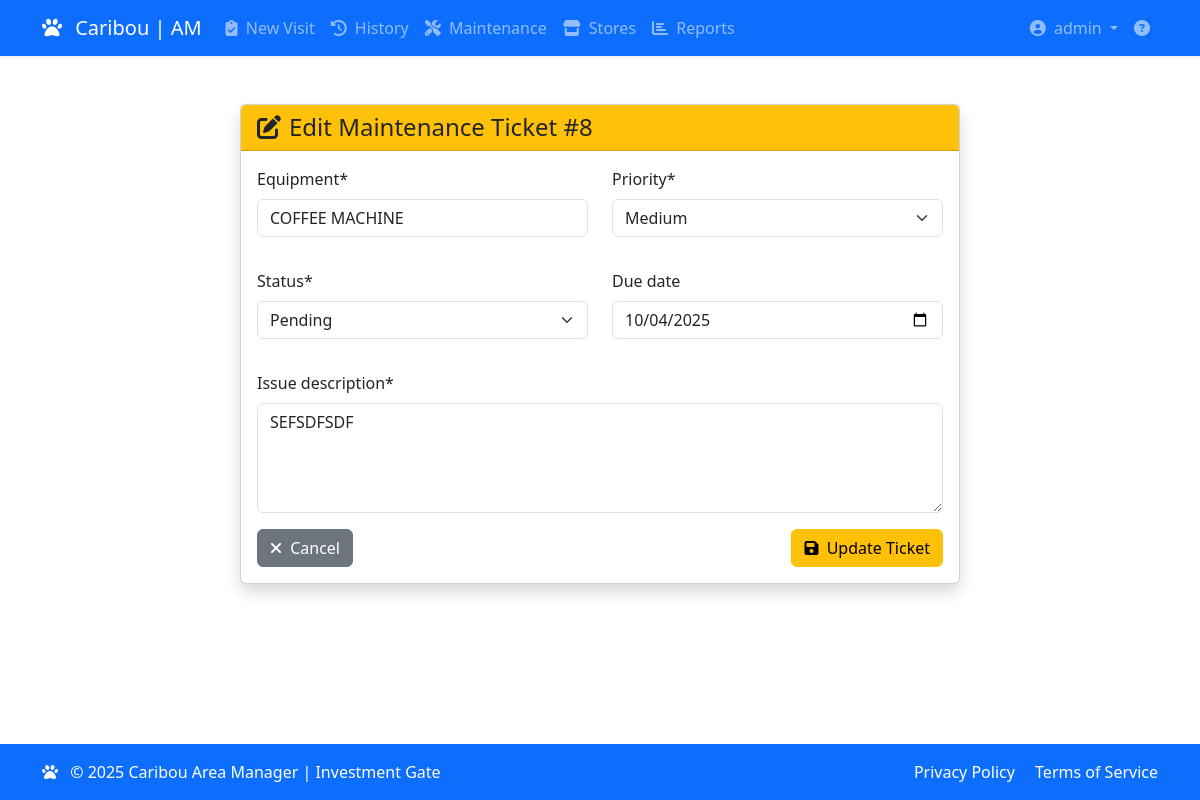
Page /checklist/maintenance/8/edit/ (signed in) on the committed database.
### checklist/models.py (models this page shows, shortened)
class MaintenanceTicket(models.Model):
    visit = models.ForeignKey(
        'AreaManagerVisit',
        on_delete=models.CASCADE,
        related_name='maintenance_tickets'
    )
    STATUS_CHOICES = [
        ('pending', 'Pending'),
        ('in_progress', 'In Progress'),
        ('completed', 'Completed')
    ]
    equipment = models.CharField(max_length=100)
    issue_description = models.TextField()
    priority = models.CharField(
        max_length=10,
        choices=PriorityChoices.choices,
        default=PriorityChoices.MEDIUM
    )
    due_date = models.DateField(blank=True, null=True)
    status = models.CharField(
        max_length=20,
        choices=STATUS_CHOICES,
        default='pending'
    )
    created_date = models.DateTimeField(auto_now_add=True)
    closed_date = models.DateTimeField(null=True, blank=True)
    attachments = models.FileField(upload_to='maintenance_attachments/', null=True, blank=True)
    class Meta:
        ordering = ['-created_date']

### checklist/views/maintenance_views.py (the view)
# urls.py: path('maintenance/<int:ticket_id>/edit/', edit_maintenance, name='edit_maintenance'),
@login_required
def edit_maintenance(request, ticket_id):
    ticket = get_object_or_404(MaintenanceTicket, id=ticket_id)
    if request.method == 'POST':
        form = MaintenanceTicketEditForm(request.POST, instance=ticket)
        if form.is_valid():
            form.save()
            messages.success(request, "Maintenance ticket updated successfully!")
            return redirect('checklist:maintenance_detail', ticket_id=ticket.id)
    else:
        form = MaintenanceTicketEditForm(instance=ticket)
    return render(request, 'checklist/edit_maintenance.html', {
        'form': form,
        'ticket': ticket
    })

### checklist/forms.py
class MaintenanceTicketEditForm(forms.ModelForm):
    class Meta:
        model = MaintenanceTicket
        fields = ['equipment', 'issue_description', 'priority', 'due_date', 'status']
        widgets = {
            'due_date': forms.DateInput(attrs={'type': 'date', 'class': 'form-control'}),
            'issue_description': forms.Textarea(attrs={'rows': 4, 'class': 'form-control'}),
            'equipment': forms.TextInput(attrs={'class': 'form-control'}),
            'priority': forms.Select(attrs={'class': 'form-select'}),
            'status': forms.Select(attrs={'class': 'form-select'}),
        }

### templates/checklist/edit_maintenance.html (shortened to what this page needs)
{% extends 'checklist/base.html' %}
{% load crispy_forms_tags %}
{% block content %}
<div class="container mt-4">
    <div class="row justify-content-center">
        <div class="col-lg-8">
            <div class="card shadow">
                <div class="card-header bg-warning text-dark">
                    <h4 class="mb-0"><i class="fas fa-edit me-2"></i>Edit Maintenance Ticket #{{ ticket.id }}</h4>
                </div>
                <div class="card-body">
                    <form method="POST">
                        <div class="row mb-3">
                            <div class="col-md-6">
                                {{ form.equipment|as_crispy_field }}
                            </div>
                            <div class="col-md-6">
                                {{ form.priority|as_crispy_field }}
                            </div>
                        </div>
                        <div class="row mb-3">
                            <div class="col-md-6">
                                {{ form.status|as_crispy_field }}
                            </div>
                            <div class="col-md-6">
                                {{ form.due_date|as_crispy_field }}
                            </div>
                        </div>
                        <div class="mb-3">
                            {{ form.issue_description|as_crispy_field }}
                        </div>
                        <div class="d-flex justify-content-between">
                            <a href="{% url 'checklist:maintenance_detail' ticket.id %}" class="btn btn-secondary">
                                <i class="fas fa-times me-1"></i> Cancel
                            </a>
                            <button type="submit" class="btn btn-warning">
                                <i class="fas fa-save me-1"></i> Update Ticket
                            </button>
                        </div>
                    </form>
                </div>
            </div>
        </div>
    </div>
</div>
{% endblock %}

### templates/checklist/navbar.html (shortened to what this page needs)
<nav class="navbar navbar-expand-lg navbar-dark bg-primary shadow-sm">
    <div class="container">
        <a class="navbar-brand" href="{% url 'checklist:dashboard' %}">
            <i class="fas fa-paw me-2"></i>
            Caribou | AM
        </a>
        <div class="collapse navbar-collapse" id="mainNav">
            <ul class="navbar-nav me-auto">
                <li class="nav-item">
                    <a class="nav-link" href="{% url 'checklist:new_checklist' %}">
                        <i class="fas fa-clipboard-check me-1"></i>
                        New Visit
                    </a>
                </li>
                <li class="nav-item">
                    <a class="nav-link" href="{% url 'checklist:checklist_history' %}">
                        <i class="fas fa-history me-1"></i>
                        History
                    </a>
                </li>
                <li class="nav-item">
                    <a class="nav-link" href="{% url 'checklist:maintenance_list' %}">
                        <i class="fas fa-tools me-1"></i>
                        Maintenance
                    </a>
                </li>
                <li class="nav-item">
                    <a class="nav-link" href="{% url 'checklist:store_list' %}">
                        <i class="fas fa-store me-1"></i>
                        Stores
                    </a>
                </li>
                <li class="nav-item">
                    <a class="nav-link" href="{% url 'checklist:reports' %}">
                        <i class="fas fa-chart-bar me-1"></i>
                        Reports
                    </a>
                </li>
            </ul>
            <ul class="navbar-nav ms-auto">
                <li class="nav-item dropdown">
                    <button class="nav-link dropdown-toggle btn btn-link" type="button" data-bs-toggle="dropdown" aria-expanded="false" onkeydown="if(event.key==='Enter'||event.key===' '){this.click()}">
                        <i class="fas fa-user-circle me-1"></i>
                        {{ user.get_full_name|default:user.get_username }}
                    </button>
                </li>
                <li class="nav-item">
                    <a class="nav-link" href="{% url 'help' %}" title="Help">
                        <i class="fas fa-question-circle"></i>
                    </a>
                </li>
            </ul>
        </div>
    </div>
</nav>

### templates/checklist/base.html (style rules this page uses)
body { min-height: 100vh; display: flex; flex-direction: column; }

### rows in the picture
MaintenanceTicket: id "8", equipment "COFFEE MACHINE", priority "Medium", status "Pending", due_date "10/04/2025", issue_description "SEFSDFSDF"

### other values in the picture
{{ user.get_full_name|default:user.get_username }} "admin"
